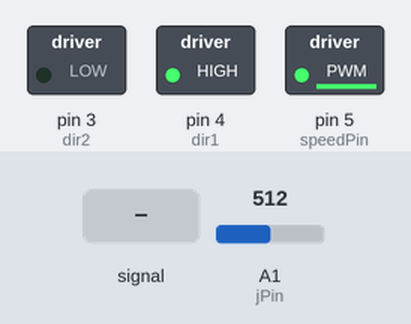
Simulated run of this sketch. Board: Arduino Uno, built with avr-gcc and run on an emulated ATmega328P. On the bench: switched loads named in the sketch (green lamp = pin HIGH). Inputs (shaded band) come from the test bench; at power-on: A1 (jPin) = 512. What the sketch prints to the serial monitor is not drawn.

Above: at 1.2 s.
1.3 s: A1 (jPin) fed a 200 Hz sine of ±81 counts around its level
At 1.45 s:
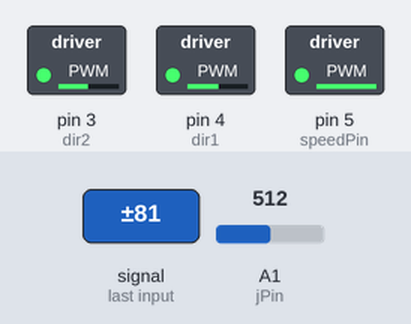
4.3 s: A1 (jPin) set to 716
5.8 s: A1 (jPin) set to 900
At 7.0 s:
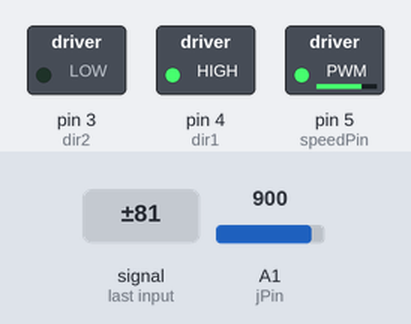
7.3 s: A1 (jPin) set to 1023
At 8.2 s:
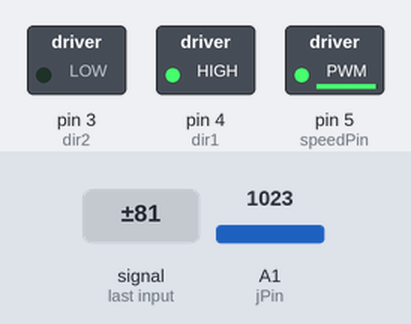
8.8 s: A1 (jPin) set to 500
At 9.4 s:
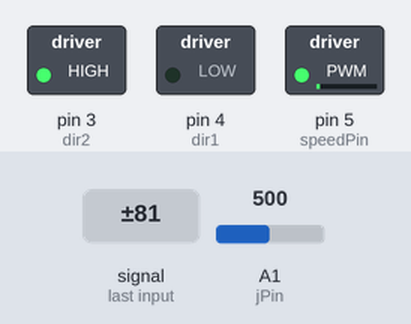
10.3 s: A1 (jPin) set to 306
At 11.7 s:
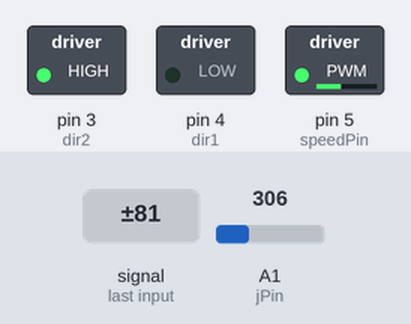
Timing chart, 0 to 12.8 s (numbered marks = the images above; inputs shaded):
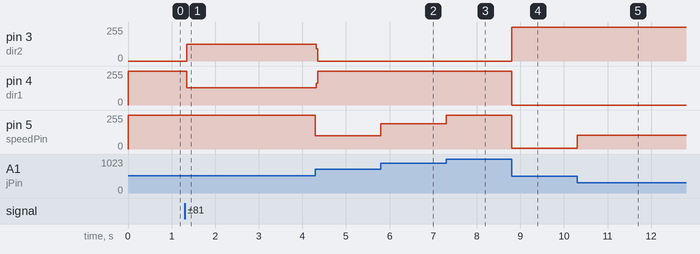

Measured:
- after the input at 1.3 s, pin 3 (dir2): 0/255 → 125/255 after 0.05 s; pin 4 (dir1): 255/255 → 130/255 after 0.05 s
- after the input at 5.8 s, pin 5 (speedPin): 99/255 → 191/255 at once
- after the input at 7.3 s, pin 5 (speedPin): 191/255 → 252/255 at once
- after the input at 8.8 s, pin 3 (dir2): 0/255 → 255/255 at once; pin 4 (dir1): 255/255 → 0/255 at once; pin 5 (speedPin): 252/255 → 5/255 at once
- after the input at 10.3 s, pin 5 (speedPin): 5/255 → 102/255 at once

The sketch:

DCmotor_joystick.ino
```cpp
int speedPin=5;
int dir1=4;
int dir2=3;
int motorSpeed=90;
int jPin=A1;
int jVal;


void setup() {
  // put your setup code here, to run once:
Serial.begin(115200);
pinMode(speedPin, OUTPUT);
pinMode(dir1, OUTPUT);
pinMode(dir2, OUTPUT);
pinMode(jPin, INPUT);

}

void loop() {
  // put your main code here, to run repeatedly:
jVal=analogRead(jPin);
Serial.println(jVal);
if (jVal<510){
digitalWrite(dir1, LOW);
digitalWrite(dir2, HIGH);
motorSpeed=-255./512.*jVal+255.;    //recalculate for the actual joystick!!!
analogWrite(speedPin, motorSpeed);
}
if (jVal>510){
digitalWrite(dir1, HIGH);
digitalWrite(dir2, LOW);
motorSpeed=(255./512.)*jVal+255.;   //recalculate for the actual joystick!!!
analogWrite(speedPin, motorSpeed);
}

}
```
